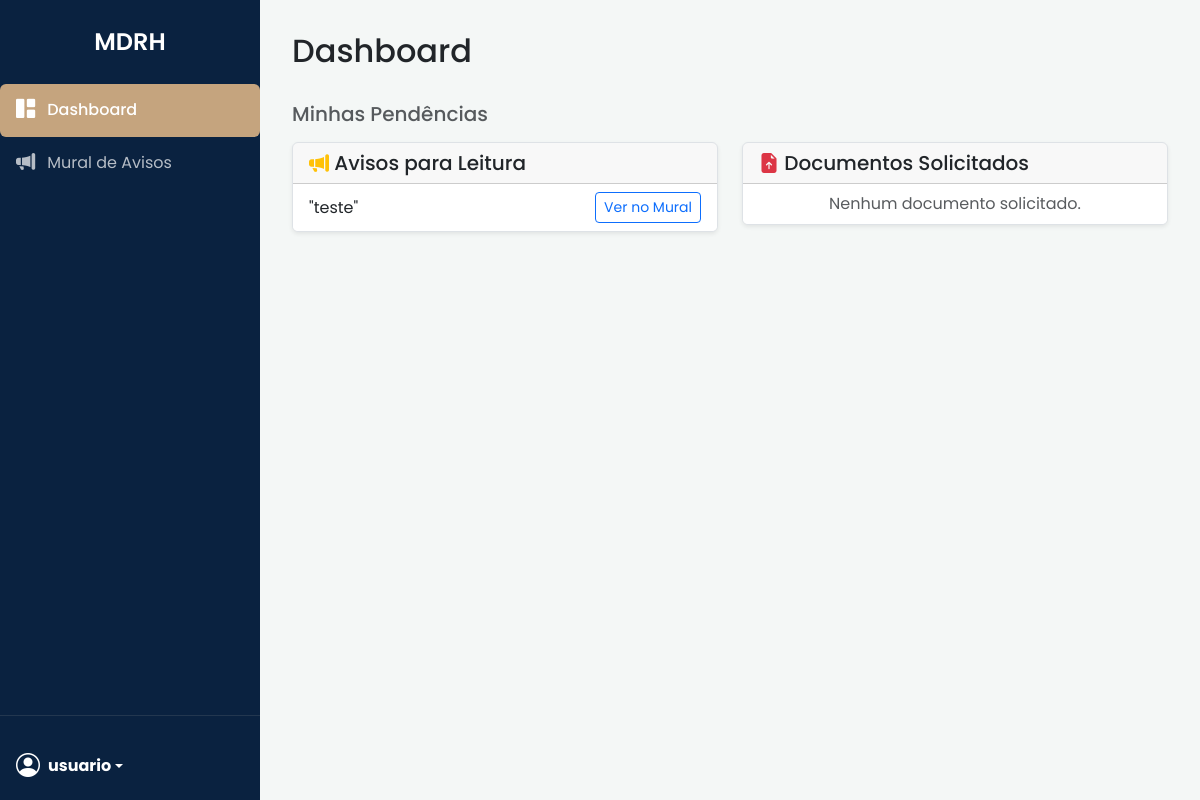
Page / (signed in) on the earlier database version.
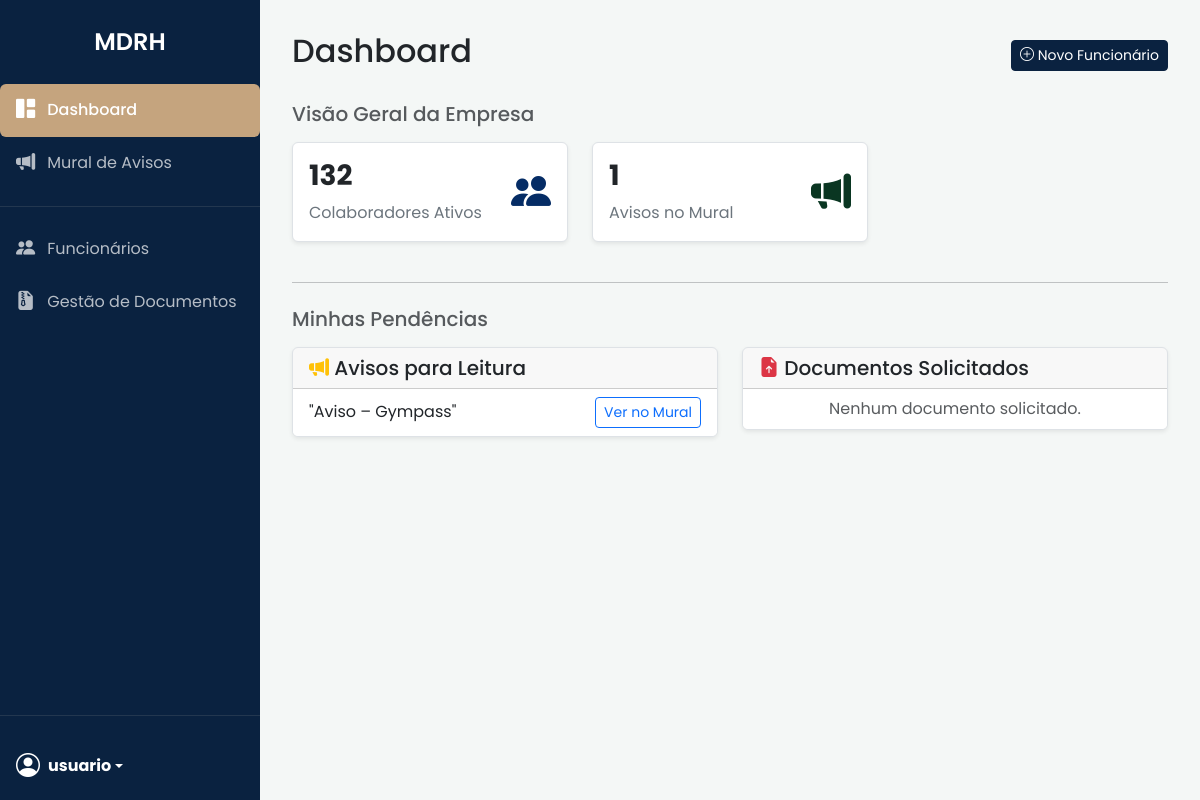
Same page on the later database version.
### app/models.py (models this page shows)
class Aviso(db.Model):
    __tablename__ = 'aviso'
    id = db.Column(db.Integer, primary_key=True)
    titulo = db.Column(db.String(200), nullable=False)
    conteudo = db.Column(db.Text, nullable=False)
    data_publicacao = db.Column(db.DateTime, default=datetime.utcnow)
    autor_id = db.Column(db.Integer, db.ForeignKey('usuario.id'), nullable=False)
    autor = db.relationship('Usuario')
    logs_ciencia = db.relationship('LogCienciaAviso', backref='aviso', lazy='dynamic', cascade="all, delete-orphan")
    anexos = db.relationship('AvisoAnexo', backref='aviso', lazy='dynamic', cascade="all, delete-orphan")

### app/routes.py (the view)
@main.route('/')
@login_required
def index():
    dados_dashboard = {}
    usuario = current_user
    avisos_lidos_ids = {log.aviso_id for log in usuario.logs_ciencia}
    dados_dashboard['avisos_pendentes'] = Aviso.query.filter(Aviso.id.notin_(avisos_lidos_ids)).all()
    dados_dashboard['requisicoes_pendentes'] = RequisicaoDocumento.query.filter_by(
        destinatario_id=usuario.funcionario.id,
        status='Pendente'
    ).all()
    if usuario.tem_permissao('admin_rh'):
        dados_dashboard['total_funcionarios'] = Funcionario.query.count()
        dados_dashboard['total_avisos'] = Aviso.query.count()
    return render_template('index.html', dados=dados_dashboard)

### app/models.py (called while the page is built)
    def tem_permissao(self, nome_permissao):
        return any(p.nome == nome_permissao for p in self.permissoes)

### templates/index.html (shortened to what this page needs)
{% extends "base.html" %}
{% block content %}
    <div class="d-flex justify-content-between align-items-center mb-4">
        <h1 class="h2">Dashboard</h1>
        {% if current_user.is_authenticated and current_user.tem_permissao('admin_rh') %}
        <div class="btn-toolbar mb-2 mb-md-0">
            <a href="{{ url_for('main.exibir_formulario_cadastro') }}" class="btn btn-sm btn-brand">
                <i class="bi bi-plus-circle"></i> Novo Funcionário
            </a>
        </div>
        {% endif %}
    </div>
    {% if current_user.is_authenticated and current_user.tem_permissao('admin_rh') %}
    <h3 class="h5 text-muted mb-3">Visão Geral da Empresa</h3>
    <div class="row">
        <div class="col-md-4">
            <div class="card shadow-sm mb-3">
                <div class="card-body">
                    <div class="d-flex justify-content-between align-items-center">
                        <div>
                            <h3 class="fw-bold">{{ dados.total_funcionarios }}</h3>
                            <p class="mb-0 text-secondary">Colaboradores Ativos</p>
                        </div>
                        <i class="bi bi-people-fill fs-1 text-primary-emphasis"></i>
                    </div>
                </div>
            </div>
        </div>
        <div class="col-md-4">
            <div class="card shadow-sm mb-3">
                 <div class="card-body">
                    <div class="d-flex justify-content-between align-items-center">
                        <div>
                            <h3 class="fw-bold">{{ dados.total_avisos }}</h3>
                            <p class="mb-0 text-secondary">Avisos no Mural</p>
                        </div>
                        <i class="bi bi-megaphone-fill fs-1 text-success-emphasis"></i>
                    </div>
                </div>
            </div>
        </div>
    </div>
    <hr class="my-4">
    {% endif %}
    <h3 class="h5 text-muted mb-3">Minhas Pendências</h3>
    <div class="row">
        <div class="col-md-6">
            <div class="card shadow-sm">
                <div class="card-header"><h5 class="mb-0"><i class="bi bi-megaphone-fill text-warning"></i> Avisos para Leitura</h5></div>
                <ul class="list-group list-group-flush">
                    {% for aviso in dados.avisos_pendentes %}
                        <li class="list-group-item d-flex justify-content-between align-items-center">
                            "{{ aviso.titulo }}"
                            <a href="{{ url_for('main.listar_avisos') }}" class="btn btn-sm btn-outline-primary">Ver no Mural</a>
                        </li>
                    {% else %}
                        <li class="list-group-item text-center text-muted">Nenhum aviso pendente.</li>
                    {% endfor %}
                </ul>
            </div>
        </div>
        <div class="col-md-6">
            <div class="card shadow-sm">
                <div class="card-header"><h5 class="mb-0"><i class="bi bi-file-earmark-arrow-up-fill text-danger"></i> Documentos Solicitados</h5></div>
                <ul class="list-group list-group-flush">
                    {% for req in dados.requisicoes_pendentes %}
                        <li class="list-group-item d-flex justify-content-between align-items-center">
                            {{ req.tipo_documento }}
                            <button class="btn btn-sm btn-brand btn-responder-doc" data-bs-toggle="modal" data-bs-target="#modal-responder-requisicao" data-req-id="{{ req.id }}" data-req-tipo="{{ req.tipo_documento }}">
                                Enviar Documento
                            </button>
                        </li>
                    {% else %}
                        <li class="list-group-item text-center text-muted">Nenhum documento solicitado.</li>
                    {% endfor %}
                </ul>
            </div>
        </div>
    </div>
{% endblock %}

### templates/base.html (shortened to what this page needs)
<!DOCTYPE html>
<html lang="pt-br">
<head>
    <link href="https://cdn.jsdelivr.net/npm/bootstrap@5.3.3/dist/css/bootstrap.min.css" rel="stylesheet">
    <link rel="stylesheet" href="https://cdn.jsdelivr.net/npm/bootstrap-icons@1.11.3/font/bootstrap-icons.min.css">
    <link rel="stylesheet" href="{{ url_for('static', filename='custom_style.css') }}">
</head>
<body>
    <div class="d-flex flex-column flex-shrink-0 sidebar">
        <div class="sidebar-header">
            MDRH
        </div>
        <ul class="nav nav-pills flex-column mb-auto">
            <li class="nav-item">
                <a href="{{ url_for('main.index') }}" class="nav-link {% if request.endpoint == 'main.index' %}active{% endif %}">
                    <i class="bi bi-grid-1x2-fill"></i> Dashboard
                </a>
            </li>
            <li>
                <a href="{{ url_for('main.listar_avisos') }}" class="nav-link {% if 'aviso' in request.endpoint %}active{% endif %}">
                    <i class="bi bi-megaphone-fill"></i> Mural de Avisos
                </a>
            </li>
            {% if current_user.is_authenticated and current_user.tem_permissao('admin_rh') %}
            <hr class="text-secondary">
            <li class="nav-item">
                <a href="{{ url_for('main.listar_funcionarios') }}" class="nav-link {% if 'listar_funcionarios' in request.endpoint %}active{% endif %}">
                    <i class="bi bi-people-fill"></i> Funcionários
                </a>
            </li>
            <li>
                <a href="{{ url_for('documentos.gestao_documentos') }}" class="nav-link {% if 'documentos' in request.endpoint %}active{% endif %}">
                    <i class="bi bi-file-earmark-zip-fill"></i> Gestão de Documentos
                </a>
            </li>
            {% endif %}
        </ul>
        <hr class="text-secondary">
        <div class="dropdown">
            <a href="#" class="d-flex align-items-center text-white text-decoration-none dropdown-toggle p-3" id="dropdownUser1" data-bs-toggle="dropdown" aria-expanded="false">
                {% if current_user.is_authenticated and current_user.funcionario.foto_perfil %}
                    <img src="{{ url_for('perfil.uploaded_file', filename=current_user.funcionario.foto_perfil) }}" alt="Foto de Perfil" width="32" height="32" class="rounded-circle me-2" style="object-fit: cover;">
                {% else %}
                    <i class="bi bi-person-circle fs-4 me-2"></i>
                {% endif %}
                <strong>{{ current_user.funcionario.apelido or current_user.funcionario.nome.split()[0] }}</strong>
            </a>
        </div>
    </div>
    <main class="content">
        {% block content %}{% endblock %}
    </main>
</body>
</html>

Differences in the rows shown:
removed Aviso: titulo "teste"
now on this page (row edited): Aviso: titulo "Aviso – Gympass"
Other differences:
{{ dados.total_funcionarios }}: (not shown) → "132"
{{ dados.total_avisos }}: (not shown) → "1"
text now shown: "Funcionários Gestão de Documentos Novo Funcionário Visão Geral da Empresa Colaboradores Ativos Avisos no Mural"
